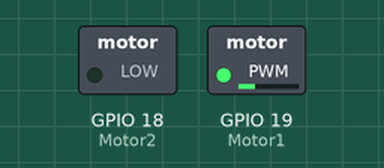
This sketch was run on a simulated ESP32. Shown: switched loads named in the sketch (green lamp = pin HIGH).

Above: at 0.05 s.
At 2.45 s:
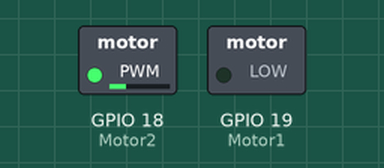
At 4.8 s:
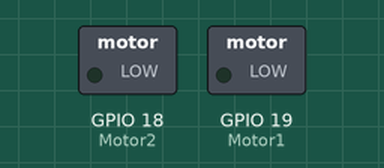
Timing chart, 0 to 6.2 s (numbered marks = the images above):
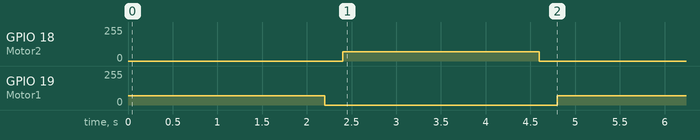

Measured:
- by itself, GPIO 18 (Motor2), GPIO 19 (Motor1): alternates 70/255 for 2.2 s and 0/255 for 2.6 s

The sketch:

7.3Motor.ino
```cpp
// 7.3 Motor
// 7.3 function to controls the fan speed via PWM.

#define Motor1 19  // Set the Motor1 pin (IN+).
#define Motor2 18  // Set the Motor2 pin (IN-).

// Set the setup.
void setup() {

  pinMode(Motor1, OUTPUT);  // Set MotorPin1 as an output.

  pinMode(Motor2, OUTPUT);  // Set MotorPin2 as an output.

  // Set PWM output to adjust the speed of motor.
  ledcSetup(1, 1200, 8);        //Set frequency of LEDC Channel 1 to 1200, PWM resolution to 8, so duty cycle = 256
  ledcAttachPin(Motor1, 1);  //Bound LEDC Channel 1 to the specified left motor pin gpio19 to output.

  ledcSetup(3, 1200, 8);        //Set frequency of LEDC Channel 3 to 1200, PWM resolution to 8, so duty cycle = 256
  ledcAttachPin(Motor2, 3);  //Bound LEDC Channel 3 to the specified left motor pin gpio18 to output.
}

// The loop function run repeatedly forever.
void loop() {

  //Turn left
  ledcWrite(1, 70);  // Set duty cycle of LEDC Channel 1 to 70, stopping the first motor pin.
  ledcWrite(3, 0);   // Set duty cycle of LEDC Channel 3 to 0, stopping the first motor pin.

  delay(2000);  // Set the delay for 2 second.

  // Stop
  // WHY STOP: Prevent an excessive current at the moment of reversal. Otherwise, a forced reset may occur due to insufficient power supply on the development board.
  delay(200);  // Set the delay for 200 millisecond.
  ledcWrite(1, 0);  // Set duty cycle of LEDC Channel 1 to 0, stopping the first motor pin.
  ledcWrite(3, 0);  // Set duty cycle of LEDC Channel 3 to 0, stopping the first motor pin.
  delay(200);       // Set delay for 2 milliseconds.

  //Turn right // Set the delay for 200 millisecond.
  ledcWrite(1, 0);  // Set duty cycle of LEDC Channel 1 to 0, stopping the first motor pin.
  ledcWrite(3, 70); // Set duty cycle of LEDC Channel 3 to 70, stopping the first motor pin.

  delay(2000);  // Set delay for 2 seconds.

  //Stop
  delay(200); // Set the delay for 200 millisecond.
  ledcWrite(1, 0); // Set duty cycle of LEDC Channel 1 to 0, stopping the first motor pin.
  ledcWrite(3, 0); // Set duty cycle of LEDC Channel 3 to 0, stopping the first motor pin.
  delay(200); // Set the delay for 200 millisecond.

}

// RESULT
// Motor will roatets left and right every 2 seconds.
// NOTE
// Don't stop the stop moving fan by force it may cause motor problem later.
```
